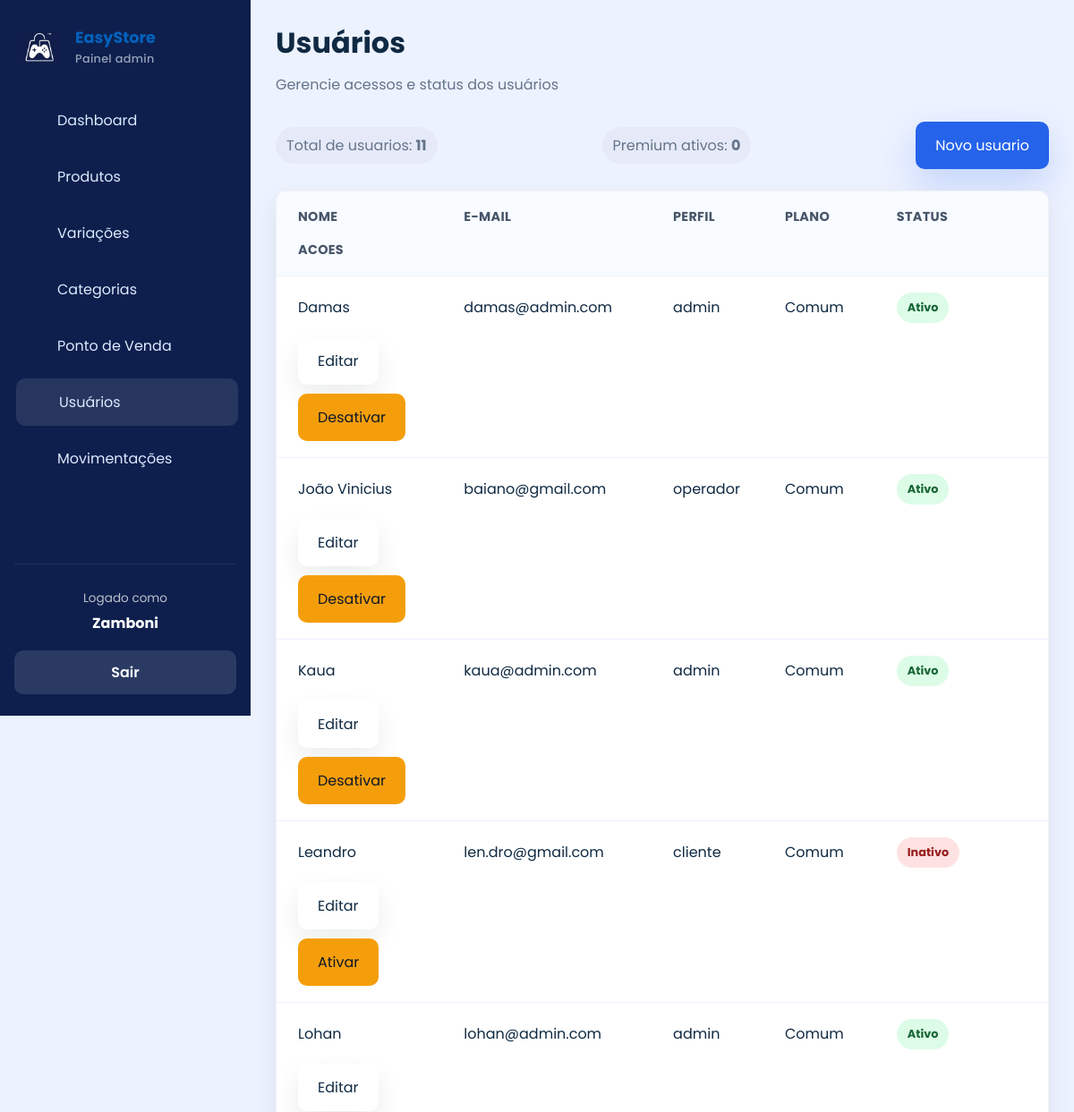
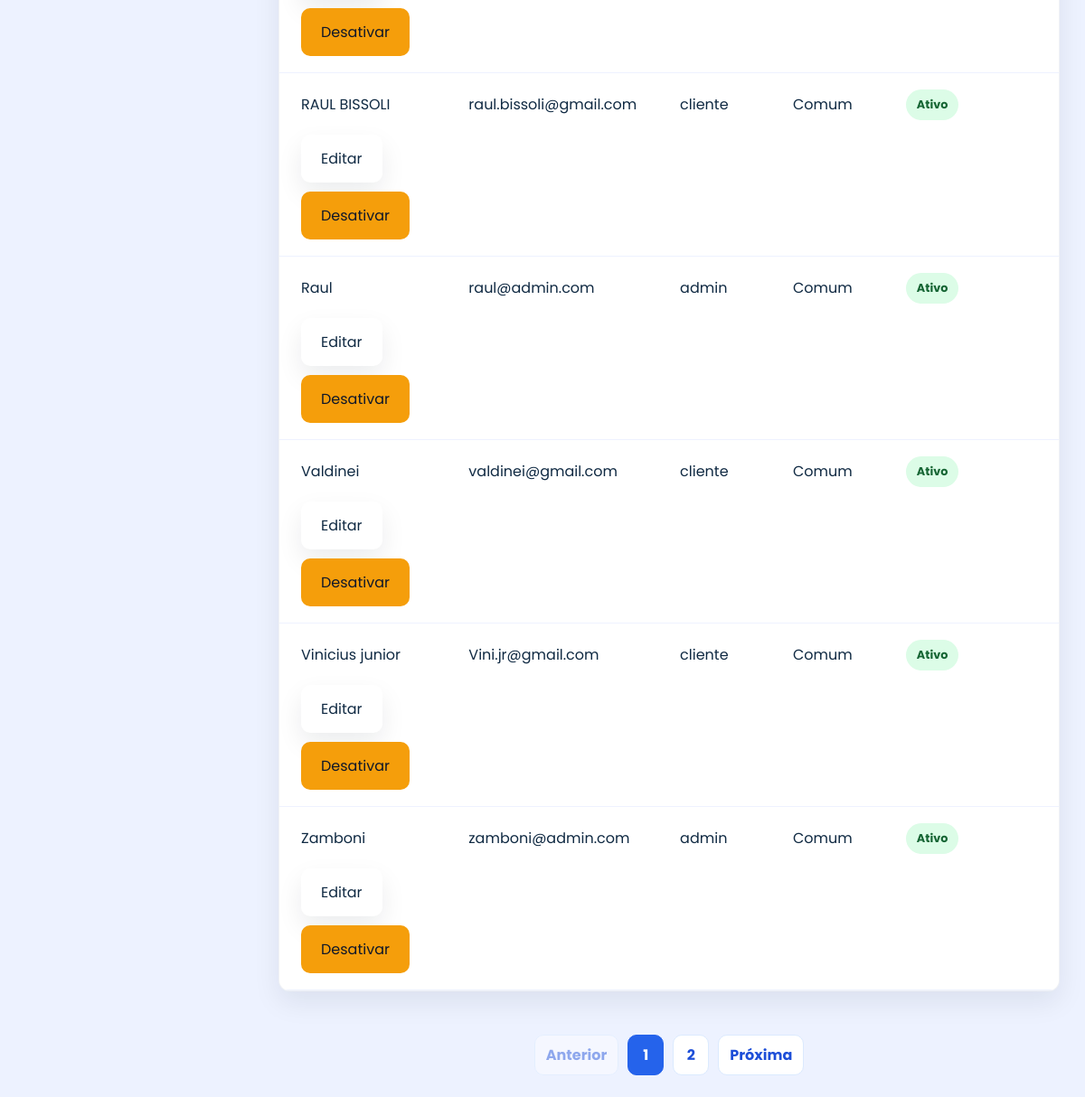
/usuarios/ (signed in), run on the app's committed database (2 pictures, top to bottom).
### app/models/usuario.py (models this page shows)
class Usuario(Base):
    __tablename__ = "usuarios"
    id = Column(Integer, primary_key=True, autoincrement=True)
    nome = Column(String(167), nullable=False)
    email = Column(String(167), unique=True, index=True, nullable=False)
    senha_hash = Column(String(255), nullable=False)
    role = Column(String(20), nullable=False, default="operador")
    ativo = Column(Boolean, default=True)
    criado_em = Column(DateTime, server_default=func.now())
    xp_total = Column(Integer, nullable=False, default=0)
    nivel = Column(Integer, nullable=False, default=1)
    moedas_resgate = Column(Integer, nullable=False, default=0)
    cliente_perfil = relationship(
        "Cliente",
        back_populates="usuario",
        uselist=False,
    )

### app/controllers/admin_controller.py (the view)
@router.get("/")
def listar_usuarios(
    request: Request,
    pagina: int = 1,
    por_pagina: int = 10,
    db: Session = Depends(get_db),
    usuario = Depends(get_admin),
):
    query = db.query(Usuario).order_by(Usuario.nome)
    total_usuarios = query.count()
    por_pagina = min(max(por_pagina, 1), 10)
    total_paginas = math.ceil(total_usuarios / por_pagina) if total_usuarios else 1
    pagina = min(max(pagina, 1), total_paginas)
    usuarios = query.offset((pagina - 1) * por_pagina).limit(por_pagina).all()
    return templates.TemplateResponse(
        request,
        "admin/usuarios.html",
        {
            "request": request,
            "usuario": usuario,
            "usuarios": usuarios,
            "pagina": pagina,
            "por_pagina": por_pagina,
            "total_paginas": total_paginas,
            "total_usuarios": total_usuarios,
            "page_title": "Usuários",
            "page_subtitle": "Gerencie acessos e status dos usuários",
            "css_path": "css/cadastros.css",
            "active": "usuarios",
        }
    )

### app/templates/admin/usuarios.html
{% extends "admin/base.html" %}
{% block content %}
<div class="table-actions">
  <div class="detail-pill">Total de usuarios: <strong>{{ total_usuarios }}</strong></div>
  <div class="detail-pill premium-count">Premium ativos: <strong>{{ usuarios|selectattr('cliente_perfil.is_associado')|selectattr('ativo')|list|length }}</strong></div>
  {% if usuario and (usuario.role if usuario is not mapping else usuario.get('role')) == 'admin' %}
  <a href="/usuarios/novo" class="btn btn-primary">Novo usuario</a>
  {% endif %}
</div>
<div class="table-card users-table">
  <div class="table-row header">
    <div>Nome</div>
    <div>E-mail</div>
    <div>Perfil</div>
    <div>Plano</div>
    <div>Status</div>
    <div>Acoes</div>
  </div>
  {% for u in usuarios %}
  {% set premium_ativo = u.cliente_perfil and u.cliente_perfil.is_associado and u.ativo and u.cliente_perfil.ativo %}
  <div class="table-row {% if premium_ativo %}premium-user{% endif %}">
    <div>{{ u.nome }}</div>
    <div>{{ u.email }}</div>
    <div>{{ u.role }}</div>
    <div>
      {% if u.cliente_perfil and u.cliente_perfil.is_associado %}
        <span class="plan-badge premium">Premium 5%</span>
        <small class="plan-note">{{ 'Apto ao desconto' if premium_ativo else 'Plano inativo' }}</small>
      {% else %}
        <span class="plan-badge standard">Comum</span>
      {% endif %}
    </div>
    <div><span class="status-badge {% if u.ativo %}active{% else %}inactive{% endif %}">{{ 'Ativo' if u.ativo else 'Inativo' }}</span></div>
    <div class="actions">
      {% if usuario and (usuario.role if usuario is not mapping else usuario.get('role')) == 'admin' %}
      <a href="/usuarios/{{ u.id }}/editar" class="btn btn-secondary">Editar</a>
      <form action="/usuarios/{{ u.id }}/toggle-ativo" method="post"><button type="submit" class="btn btn-warning">{% if u.ativo %}Desativar{% else %}Ativar{% endif %}</button></form>
      {% else %}
      <span class="muted">Somente administradores</span>
      {% endif %}
    </div>
  </div>
  {% endfor %}
</div>
<nav class="pagination" aria-label="Paginação de usuários">
  <a class="pagination-link {% if pagina == 1 %}disabled{% endif %}" href="/usuarios?por_pagina={{ por_pagina }}&pagina={{ pagina - 1 }}">Anterior</a>
  {% for numero in range(1, total_paginas + 1) %}
  <a class="pagination-link {% if numero == pagina %}active{% endif %}" href="/usuarios?por_pagina={{ por_pagina }}&pagina={{ numero }}">{{ numero }}</a>
  {% endfor %}
  <a class="pagination-link {% if pagina == total_paginas %}disabled{% endif %}" href="/usuarios?por_pagina={{ por_pagina }}&pagina={{ pagina + 1 }}">Próxima</a>
</nav>
{% endblock %}

### app/templates/admin/base.html (shortened to what this page needs)
<!DOCTYPE html>
<html lang="pt-br">
<head>
  <link rel="stylesheet" href="{{ request.url_for('static', path='css/admin.css') }}?v=5">
  {% if css_path and css_path != 'css/admin.css' %}
  <link rel="stylesheet" href="{{ request.url_for('static', path=css_path) }}?v=7">
  {% endif %}
</head>
<body>
  <div class="admin-layout">
    <aside class="sidebar">
      <div class="brand-block">
        <img src="{{ request.url_for('static', path='img/logo2.jpg') }}" alt="EasyStore" class="brand-logo">
        <div>
          <strong>EasyStore</strong>
          <span>Painel admin</span>
        </div>
      </div>
      {% if usuario %}
        {% if usuario is mapping %}
          {% set role = usuario.get('role') %}
          {% set logged_name = usuario.get('nome', usuario.get('sub', 'Usuário')) %}
        {% else %}
          {% set role = usuario.role %}
          {% set logged_name = usuario.nome if usuario.nome else 'Usuário' %}
        {% endif %}
      {% else %}
        {% set role = None %}
        {% set logged_name = 'Usuário' %}
      {% endif %}
      <nav class="sidebar-nav">
        {% if role == 'admin' %}
        <a href="/admin" class="{% if active == 'home' %}active{% endif %}">Dashboard</a>
        <a href="/produtos" class="{% if active == 'produtos' %}active{% endif %}">Produtos</a>
        <a href="/produtos/variacoes" class="{% if active == 'variacoes' %}active{% endif %}">Variações</a>
        <a href="/categorias" class="{% if active == 'categorias' %}active{% endif %}">Categorias</a>
        <a href="/admin/pos" class="{% if active == 'pos' %}active{% endif %}">Ponto de Venda</a>
        <a href="/usuarios" class="{% if active == 'usuarios' %}active{% endif %}">Usuários</a>
        <a href="/movimentacoes" class="{% if active == 'movimentacoes' %}active{% endif %}">Movimentações</a>
        {% elif role == 'operador' %}
        <a href="/pdv" class="{% if active == 'pos' %}active{% endif %}"><span></span>Ponto de Venda</a>
        {% endif %}
      </nav>
      <div class="sidebar-footer">
        <div class="profile-card">
          <span>Logado como</span>
          <strong>{{ logged_name }}</strong>
        </div>
        <a href="/auth/logout" class="logout-btn">Sair</a>
      </div>
    </aside>
    <main class="admin-content">
      <header class="topbar">
        <div>
          <h1>{{ page_title }}</h1>
          {% if page_subtitle %}
          <p class="subtitle">{{ page_subtitle }}</p>
          {% endif %}
        </div>
      </header>
      <section class="page-body">
        {% block content %}{% endblock %}
      </section>
    </main>
  </div>
</body>
</html>

### app/static/css/cadastros.css (style rules this page uses)
.users-table .table-row { grid-template-columns: 1.4fr 1.8fr 0.9fr 0.9fr 1.2fr; }
.pagination { align-items: center; display: flex; flex-wrap: wrap; gap: 10px; justify-content: center; margin-top: 24px; }

### data on the page
Usuario: nome "Zamboni", email "zamboni@admin.com", role "admin", ativo "Ativo", shows "Desativar"
Usuario: nome "Damas", email "damas@admin.com", role "admin", ativo "Ativo", shows "Desativar"
Usuario: nome "João Vinicius", email "baiano@gmail.com", role "operador", ativo "Ativo", shows "Desativar"
Usuario: nome "Kaua", email "kaua@admin.com", role "admin", ativo "Ativo", shows "Desativar"
Usuario: nome "Leandro", email "len.dro@gmail.com", role "cliente", ativo "Inativo", shows "Ativar"
Usuario: nome "Lohan", email "lohan@admin.com", role "admin", ativo "Ativo", shows "Desativar"
Usuario: nome "RAUL BISSOLI", email "raul.bissoli@gmail.com", role "cliente", ativo "Ativo", shows "Desativar"
Usuario: nome "Raul", email "raul@admin.com", role "admin", ativo "Ativo", shows "Desativar"
Usuario: nome "Valdinei", email "valdinei@gmail.com", role "cliente", ativo "Ativo", shows "Desativar"
Usuario: nome "Vinicius junior", email "Vini.jr@gmail.com", role "cliente", ativo "Ativo", shows "Desativar"

### other printed values
{{ page_title }} "Usuários"
{{ page_subtitle }} "Gerencie acessos e status dos usuários"
{{ total_usuarios }} "11"
{{ numero }} "1" "2"
